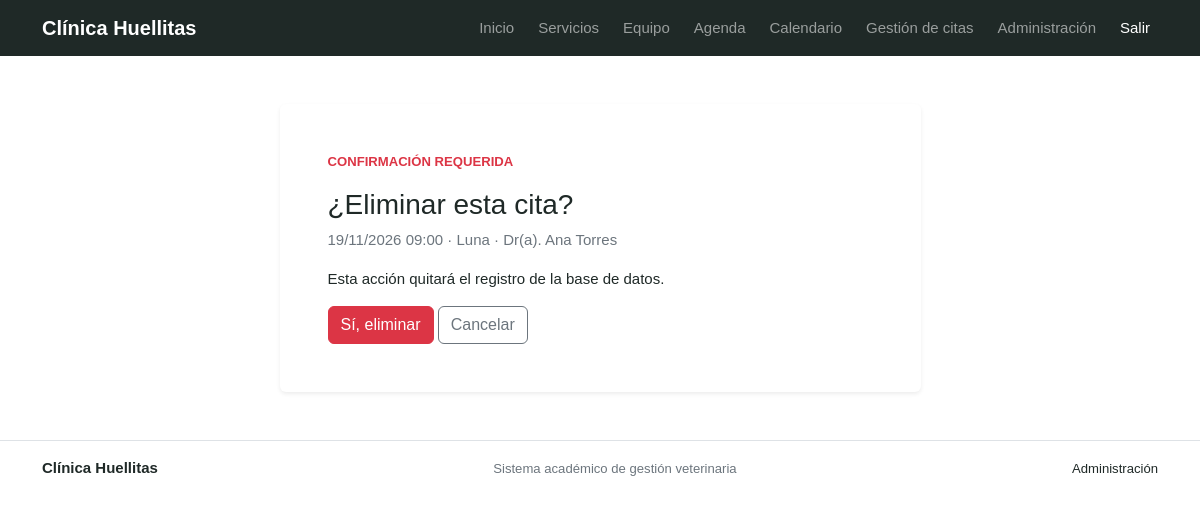
/citas/1/eliminar/ (signed in), run on the app's committed database.
### apps/citas/models.py (models this page shows, shortened)
class Cita(models.Model):
    class Estado(models.TextChoices):
        PROGRAMADA = 'PROGRAMADA', 'Programada'
        ATENDIDA = 'ATENDIDA', 'Atendida'
        CANCELADA = 'CANCELADA', 'Cancelada'
    cita_id = models.BigAutoField(
        primary_key=True,
        db_column='pk_cita_id',
    )
    mascota = models.ForeignKey(
        'mascotas.Mascota',
        on_delete=models.PROTECT,
        related_name='citas',
        db_column='fk_mascota_id',
    )
    veterinario = models.ForeignKey(
        'veterinarios.Veterinario',
        on_delete=models.PROTECT,
        related_name='citas',
        db_column='fk_veterinario_id',
    )
    fecha_hora = models.DateTimeField()
    motivo = models.CharField(max_length=180)
    estado = models.CharField(
        max_length=12,
        choices=Estado.choices,
        default=Estado.PROGRAMADA,
    )
    notas = models.TextField(blank=True)
    class Meta:
        db_table = 'tbl_cita'
        ordering = ['-fecha_hora']
        verbose_name = 'cita'
        verbose_name_plural = 'citas'

### apps/mascotas/models.py (models this page shows, shortened)
class Mascota(models.Model):
    mascota_id = models.BigAutoField(primary_key=True, db_column='pk_mascota_id')
    propietario = models.ForeignKey('propietarios_core.Propietario', on_delete=models.PROTECT, related_name='mascotas', db_column='fk_propietario_id')
    nombre = models.CharField(max_length=80)
    especie = models.CharField(max_length=40)
    raza = models.CharField(max_length=60, blank=True)
    sexo = models.CharField(max_length=10, choices=[('M', 'Macho'), ('H', 'Hembra')])
    fecha_nacimiento = models.DateField(null=True, blank=True)
    peso_kg = models.DecimalField(max_digits=6, decimal_places=2, null=True, blank=True)
    activo = models.BooleanField(default=True)
    class Meta:
        db_table = 'tbl_mascota'
        ordering = ['nombre']
        verbose_name = 'mascota'
        verbose_name_plural = 'mascotas'

### apps/veterinarios/models.py (models this page shows)
class Veterinario(models.Model):
    veterinario_id = models.BigAutoField(primary_key=True, db_column='pk_veterinario_id')
    usuario = models.OneToOneField('auth.User', on_delete=models.SET_NULL, null=True, blank=True, related_name='perfil_veterinario', db_column='fk_usuario_id')
    nombres = models.CharField(max_length=80)
    apellidos = models.CharField(max_length=80)
    documento = models.CharField(max_length=20, unique=True)
    tarjeta_profesional = models.CharField(max_length=40, unique=True)
    telefono = models.CharField(max_length=20)
    correo = models.EmailField(unique=True)
    especialidad = models.CharField(max_length=80)
    activo = models.BooleanField(default=True)
    class Meta:
        db_table = 'tbl_veterinario'
        ordering = ['apellidos', 'nombres']
        verbose_name = 'veterinario'
        verbose_name_plural = 'veterinarios'
    def __str__(self):
        return f'Dr(a). {self.nombres} {self.apellidos}'

### apps/citas/views.py (the view)
# urls.py: path('<int:cita_id>/eliminar/', views.eliminar, name='eliminar'),
@login_required
def eliminar(request, cita_id):
    requiere_permiso(request, 'citas.delete_cita')
    cita = get_object_or_404(citas_visibles(request.user), cita_id=cita_id)
    if request.method == 'POST':
        cita.delete()
        messages.success(request, 'La cita fue eliminada correctamente.')
        return redirect('citas:lista')
    return render(request, 'citas/confirmar_eliminacion.html', {'cita': cita})

### apps/citas/views.py (called while the page is built)
def citas_visibles(usuario):
    citas = Cita.objects.select_related(
        'mascota', 'mascota__propietario', 'veterinario'
    )
    if not usuario.is_staff and usuario.groups.filter(name='Veterinario').exists():
        citas = citas.filter(veterinario__usuario=usuario)
    return citas

def requiere_permiso(request, permiso):
    if not request.user.is_staff and not request.user.has_perm(permiso):
        raise PermissionDenied

### config/context_processors.py (called while the page is built)
def portal_roles(request):
    user = request.user
    if not user.is_authenticated:
        return {'portal_es_personal': False}
    return {
        'portal_es_personal': user.is_staff or user.is_superuser or user.groups.filter(name__in=['Recepcionista', 'Veterinario']).exists(),
    }

### templates/citas/confirmar_eliminacion.html (shortened to what this page needs)
{% extends 'base.html' %}
{% block content %}
<div class="row justify-content-center"><div class="col-lg-7"><div class="card border-0 shadow-sm"><div class="card-body p-4 p-md-5">
  <p class="text-uppercase small text-danger fw-semibold">Confirmación requerida</p><h1 class="h3">¿Eliminar esta cita?</h1>
  <p class="text-secondary">{{ cita.fecha_hora|date:'d/m/Y H:i' }} · {{ cita.mascota.nombre }} · {{ cita.veterinario }}</p>
  <p>Esta acción quitará el registro de la base de datos.</p>
  <form method="post">{% csrf_token %}<button class="btn btn-danger" type="submit">Sí, eliminar</button> <a class="btn btn-outline-secondary" href="{% url 'citas:detalle' cita.cita_id %}">Cancelar</a></form>
</div></div></div></div>
{% endblock %}

### static/site.css (style rules this page uses)
:root { --ink:#1f2927; --muted:#68726e; --green:#c5e377; --green-dark:#a6ca54; --cream:#f8f7f0; --paper:#fffefa; --line:#dfe2d8; --teal:#244840; --lilac:#e8e1f4; --yellow:#f7e7a9; --blue:#dcecf0; --heading:'Manrope',sans-serif; --body:'DM Sans',sans-serif }
* { box-sizing:border-box }
html { scroll-behavior:smooth }
body { margin:0; background:var(--paper); color:var(--ink); font-family:var(--body); font-size:15px; -webkit-font-smoothing:antialiased }
a { color:inherit; text-decoration:none }
body { color: #1f2927; }
:root { --clinic-dark: #1f2927; --clinic-green: #c5e377; --clinic-paper: #ffffff; --clinic-muted: #68726e; --bs-primary: var(--clinic-dark); --bs-primary-rgb: 31, 41, 39; --bs-success: var(--clinic-green); --bs-success-rgb: 197, 227, 119; --bs-body-bg: var(--clinic-paper); --bs-body-color: var(--clinic-dark); --bs-link-color: #425e32; }
body, .portal-body { color: var(--clinic-dark); background: var(--clinic-paper); }

### data on the page
Cita: fecha_hora "19/11/2026 09:00", mascota.nombre "Luna", veterinario "Dr(a). Ana Torres"
